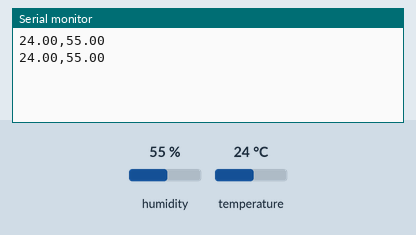
Simulated run of this sketch. Board: Arduino Uno, built with avr-gcc and run on an emulated ATmega328P. On the bench: the last lines printed to the serial monitor. The test bench sets the inputs (shaded band); at power-on: humidity 55 %, temperature 24 °C.

Above: at 2.8 s.
2.9 s: humidity set to 22 %
At 5.2 s:
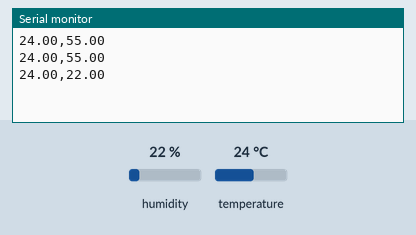
5.6 s: temperature set to 12 °C
At 7.1 s:
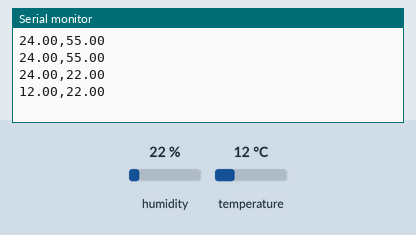
8.3 s: humidity set to 40 %
At 10.6 s:
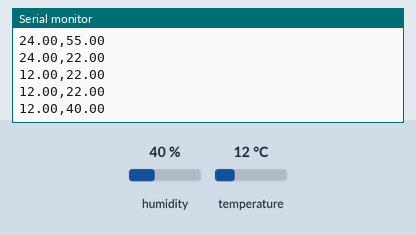
Timing chart, 0 to 12.1 s (numbered marks = the images above; inputs shaded):
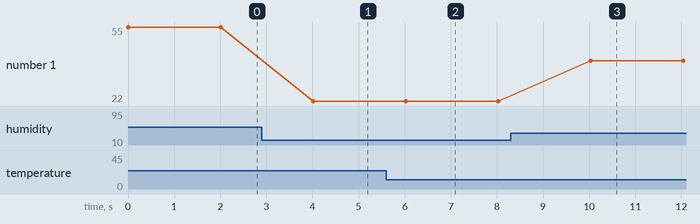

Measured:
- after the input at 2.9 s, the serial monitor: prints a new line after 1.1 s (image 1)
- after the input at 5.6 s, the serial monitor: prints a new line after 0.42 s (image 2)
- after the input at 8.3 s, the serial monitor: prints a new line after 1.7 s (image 3)
- plotted number 1: 55 → 22 after the input at 2.9 s, 22 → 40 after the input at 8.3 s

The sketch:

dht22_logger.py.ino
```cpp
#include "DHT.h"

#define DHTPIN 2       // Digital pin where data line is connected
#define DHTTYPE DHT22  // Use DHT22 (AM2302)

DHT dht(DHTPIN, DHTTYPE);

void setup() {
  Serial.begin(9600);
  dht.begin();
}

void loop() {
  float temp = dht.readTemperature();    // Read temperature in Celsius
  float humidity = dht.readHumidity();   // Read humidity %

  if (isnan(temp) || isnan(humidity)) {
    Serial.println("Failed to read from DHT sensor!");
    return;
  }

  Serial.print(temp);
  Serial.print(",");
  Serial.println(humidity);

  delay(2000);  // Sampling every 2 seconds
}
```
